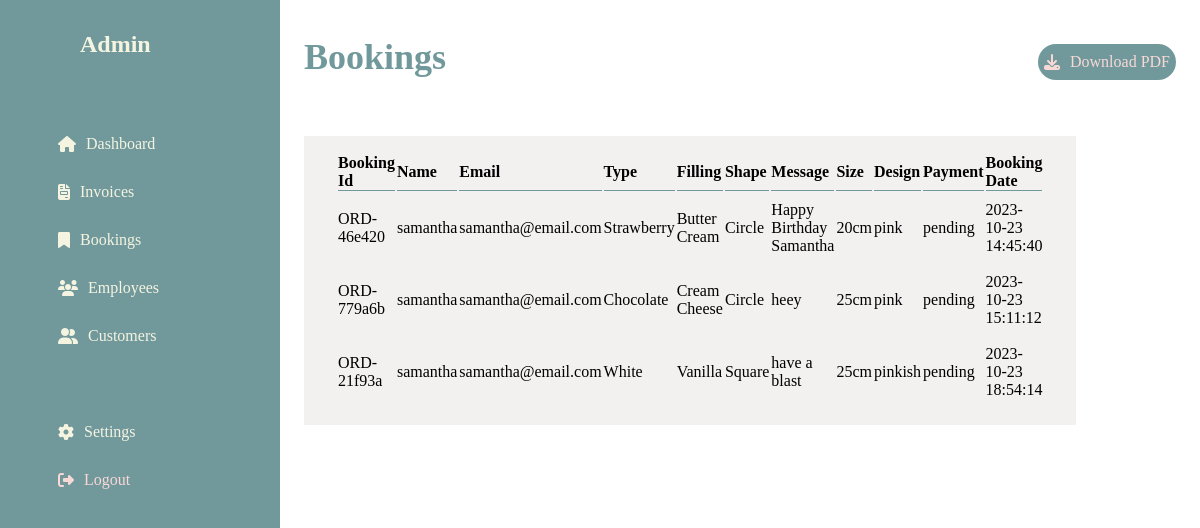
Screenshot of /admin/dashboard.php?bookings with the database file from the repository.
### tables this page shows
CREATE TABLE `bookings` (
  `id` int(11) NOT NULL,
  `booking_id` varchar(100) NOT NULL,
  `_name` varchar(100) NOT NULL,
  `email` varchar(100) NOT NULL,
  `cake_type` varchar(50) NOT NULL,
  `cake_filling` varchar(50) NOT NULL,
  `cake_shape` varchar(50) NOT NULL,
  `_message` varchar(100) NOT NULL,
  `cake_size` varchar(50) NOT NULL,
  `cake_design` longtext NOT NULL,
  `created` timestamp NOT NULL DEFAULT current_timestamp() ON UPDATE current_timestamp(),
  `payment_status` enum('paid','pending') DEFAULT 'pending',
  `amount` int(6) NOT NULL
);

### admin/bookings.php (the view)
<div class="customer-admin-page scroll">
<form>
            <table>
                <thead>
                    <tr>
                        <th>Booking Id</th>
                        <th>Name</th>
                        <th>Email</th>
                        <th>Type</th>
                        <th>Filling</th>
                        <th>Shape</th>
                        <th>Message</th>
                        <th>Size</th>
                        <th>Design</th>
                        <th>Payment</th>
                        <th>Booking Date</th>
                    </tr>
                </thead>
                <tbody>
                    <?php foreach ($bookings as $booking): ?>
                    <tr>
                        <td><?=$booking['booking_id']?></td>
                        <td><?=$booking['_name']?></td>
                        <td><?=$booking['email']?></td>
                        <td><?=$booking['cake_type']?></td>
                        <td><?=$booking['cake_filling']?></td>
                        <td><?=$booking['cake_shape']?></td>
                        <td><?=$booking['_message']?></td>
                        <td><?=$booking['cake_size']?></td>
                        <td><?=$booking['cake_design']?></td>
                        <td><?=$booking['payment_status']?></td>
                        <td><?=$booking['created']?></td>
                    </tr>
                    <?php endforeach; ?>
                </tbody>
            </table>
        </form>
</div>

### assets/styles/style.css (style rules this page uses)
* { padding: 0; margin: 0; box-sizing: border-box; text-rendering: optimizeLegibility; font-family: 'nunito'; }
:root { --pale-pink: #FF007F; --lavender: #F8D9D6; --creamy-yellow: #F4F4E1; --mint-green: #FEFFF6; --sky: #f3f0f0; --chocolate-brown: #71999c; --chocolate-red: #2a5c63; }
html { scroll-behavior: smooth; }
body { position: relative; }
.customer-admin-page form table { width: 70%; text-align: left; margin-top: 3rem; background: var(--sky); padding: 1rem 2rem; height: auto; }
.customer-admin-page form table tr { height: 35px; width: 100%; }
.customer-admin-page form table tr th { font-size: 16px; margin-bottom: 2rem; width: 15rem; border-bottom: 1px solid var(--chocolate-brown); }
.customer-admin-page form table tr th:nth-child(2) { border-bottom: 1px solid var(--chocolate-brown); }
.customer-admin-page form table tr th:nth-child(3) { border-bottom: 1px solid var(--chocolate-brown); }
.customer-admin-page form table tr th:nth-child(4) { border-bottom: 1px solid var(--chocolate-brown); }
.customer-admin-page form table tr td { height: 35px; padding: .5rem 0; }

### rows the page displays
bookings: booking "ORD-46e420", _name "samantha", email "samantha@email.com", cake_type "Strawberry", cake_filling "Butter Cream", cake_shape "Circle", _message "Happy Birthday Samantha", cake_size "20cm", cake_design "pink", payment_status "pending", created "2023-10-23 14:45:40"
bookings: booking "ORD-779a6b", _name "samantha", email "samantha@email.com", cake_type "Chocolate", cake_filling "Cream Cheese", cake_shape "Circle", _message "heey", cake_size "25cm", cake_design "pink", payment_status "pending", created "2023-10-23 15:11:12"
bookings: booking "ORD-21f93a", _name "samantha", email "samantha@email.com", cake_type "White", cake_filling "Vanilla", cake_shape "Square", _message "have a blast", cake_size "25cm", cake_design "pinkish", payment_status "pending", created "2023-10-23 18:54:14"
